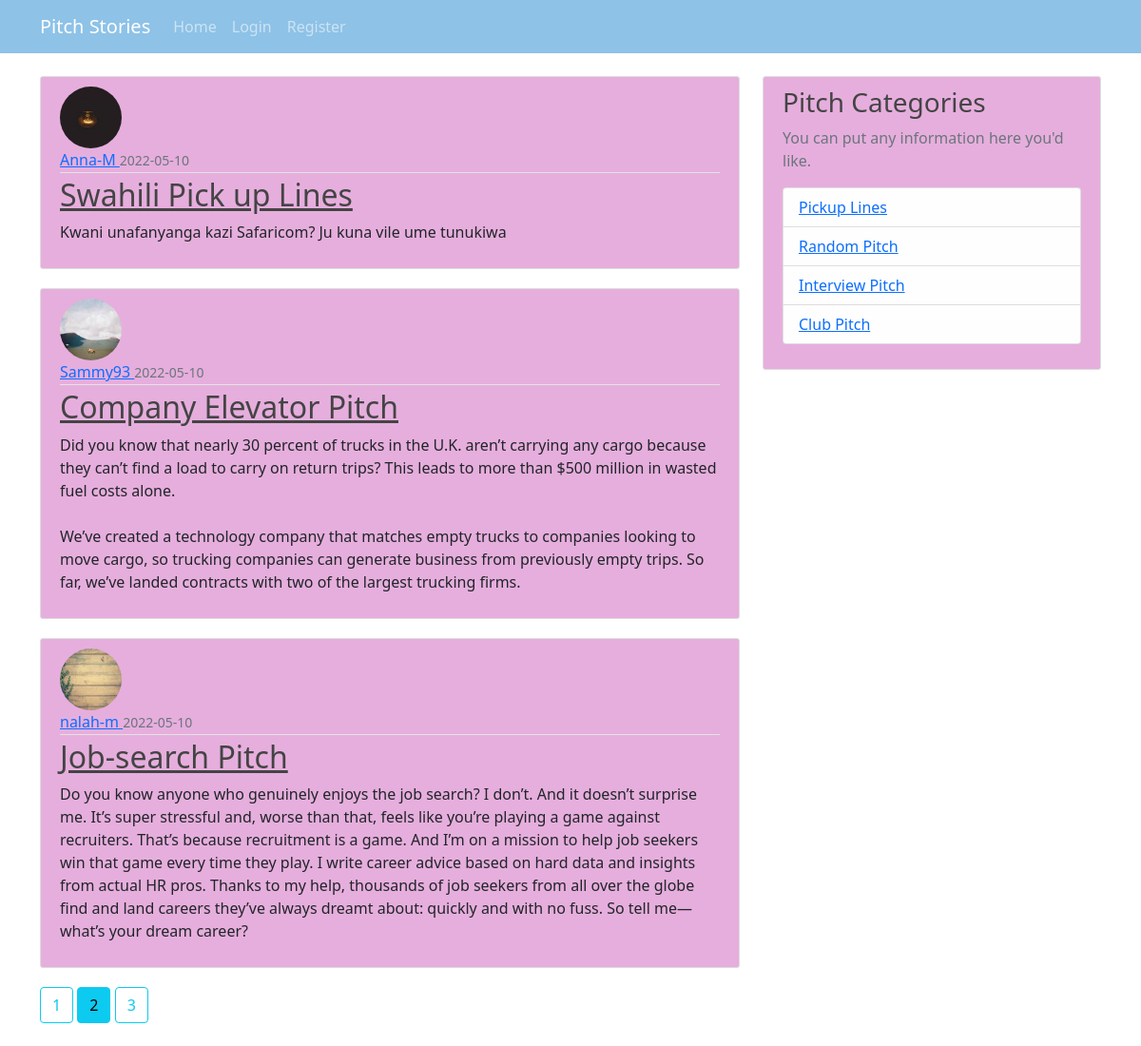
Screenshot of /?page=2 with the database file from the repository.
### app/models.py (models this page shows, shortened)
class Post(db.Model):
    id = db.Column(db.Integer, primary_key=True)
    title = db.Column(db.String(100), nullable=False)
    date_posted = db.Column(db.DateTime, nullable=False, default=datetime.utcnow)
    content = db.Column(db.Text, nullable=False)
    user_id = db.Column(db.Integer, db.ForeignKey('user.id'), nullable=False)

class User(db.Model, UserMixin):
    id = db.Column(db.Integer, primary_key= True)
    username = db.Column(db.String(20), unique= True,nullable= False )
    email = db.Column(db.String(120), unique = True, nullable = False)
    image_file = db.Column(db.String(20),nullable= False, default = 'default.jpg')
    password = db.Column(db.String(60), nullable = False)
    posts = db.relationship('Post', backref= 'author', lazy= True)

### app/views.py (the view)
@app.route('/')
def home():
    page = request.args.get('page', 1, type =int)
    posts = Post.query.order_by(Post.date_posted.desc()).paginate(page=page, per_page=3)
    title = 'Pitch Stories'
    return render_template('index.html', title=title, posts=posts)

### app/templates/index.html (shortened to what this page needs)
{% extends 'base.html'%}
{%block content%}
    {% for post in posts.items %}
    <article class= 'media content-section'>
        <img class='rounded-circle article-img' src="{{ url_for('static', filename='profile_pics/'+ post.author.image_file) }}">
        <div class= 'media-body'>
            <div class= 'article-metadata'>
                <a class='mr-2' href='#'> {{ post.author.username}} </a>
                <small class='text-muted'> {{post.date_posted.strftime('%Y-%m-%d')}}</small>
            </div>
            <h2><a class='article-title' href="{{ url_for('post', post_id=post.id) }}">{{ post.title }}</a> </h2>
            <p class = 'article-content'>{{ post.content }}</p>
        </div>
    </article>
    {%endfor%}
    {% for page_num in posts.iter_pages(left_edge=1, right_edge=1, left_current=1, right_current=2) %}
        {% if page_num %}
            {% if posts.page == page_num %}
            <a class="btn btn-info mb-4" href="{{ url_for('home', page=page_num)}}">{{ page_num }}</a>
            {% else %}
            <a class="btn btn-outline-info mb-4" href="{{ url_for('home', page=page_num)}}">{{ page_num }}</a>
            {% endif %}
        {% else %}
        ...
        {% endif %}
    {% endfor %}
{%endblock content%}

### app/static/css/index.css (style rules this page uses)
body { background: #a2ccc8; color: #333333; margin-top: 5rem; }
h1, h2, h3, h4, h5, h6 { color: #444444; }
.content-section { background: #e6aedd; padding: 10px 20px; border: 1px solid #dddddd; border-radius: 3px; margin-bottom: 20px; }
.article-title { color: #444444; }
.article-content { white-space: pre-line; }
.article-img { height: 65px; width: 65px; margin-right: 16px; }
.article-metadata { padding-bottom: 1px; margin-bottom: 4px; border-bottom: 1px solid #e3e3e3 }

### rows the page displays
Post: image_file (picture), author.username "Anna-M", date_posted "2022-05-10", title "Swahili Pick up Lines", content "Kwani unafanyanga kazi Safaricom? Ju kuna vile ume tunukiwa"
Post: image_file (picture), author.username "Sammy93", date_posted "2022-05-10", title "Company Elevator Pitch", content "Did you know that nearly 30 percent of trucks in the U.K. aren’t carrying any cargo because they can’t find a load to carry on return trips? This leads to more than $500 million in wasted fuel costs alone. We’ve created a technology company that matches empty trucks to companies looking to move cargo, so trucking companies can generate business from previously empty trips. So far, we’ve landed contracts with two of the largest trucking firms."
Post: image_file (picture), author.username "nalah-m", date_posted "2022-05-10", title "Job-search Pitch", content "Do you know anyone who genuinely enjoys the job search? I don’t. And it doesn’t surprise me. It’s super stressful and, worse than that, feels like you’re playing a game against recruiters. That’s because recruitment is a game. And I’m on a mission to help job seekers win that game every time they play. I write career advice based on hard data and insights from actual HR pros. Thanks to my help, thousands of job seekers from all over the globe find and land careers they’ve always dreamt about: quickly and with no fuss. So tell me—what’s your dream career?"

### other values shown
{{ page_num }} "1" "3"
{{ page_num }} "2"
